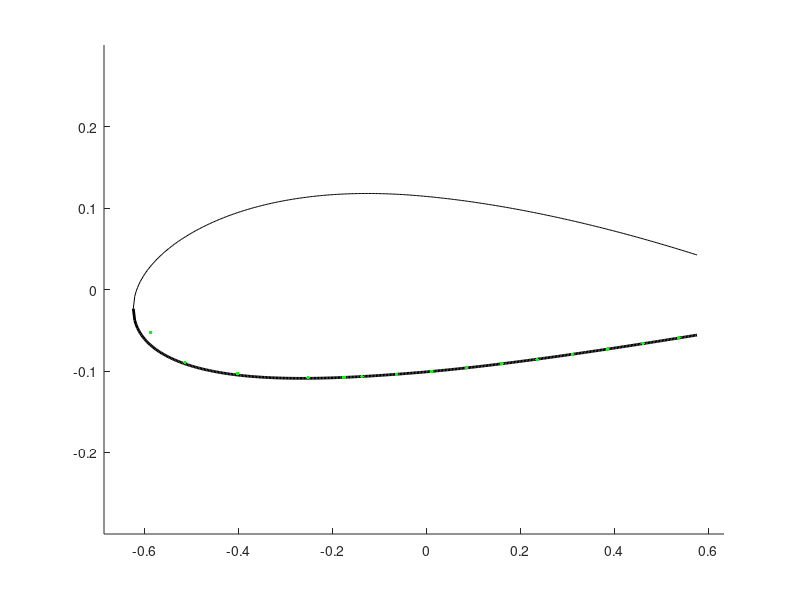

Write the MATLAB code that produced this figure. (Note: this script raises an error after producing the figure.)
function [x_c, y_c, Ixx, Iyy, Ixy, skin, spar, str, caps, x_quarterchord] = build_airfoil()


% clear all;
%% 2415 Airfoil 
m = 0.02;               % 
p = 0.4;                % max camber
t = 0.15;               % max thickness 
c = 1.5;                % chord length
nx = 500;               % number of increments
dx = c/nx;  
x = 0:dx:c;             % even spacing

%% Structural elements (arbitrary inputs for now)
skin.t = 0.002;                               % thickness of skin
spar.t = 0.01;                               % thickness of spar
str.A_upp = 5E-6;                            % area of each upper stringer
str.A_low = 5E-6;                            % area of each lower stringer
caps.A = 1E-5;                                % area of spar caps
spar.x = 0.3*1.5;                                                      % choose x location of spar
str.x_upp = [x(1), x(50), x(150), x(200), x(250),x(300), x(350)];     % choose x locations of upper stringers
str.x_low = [x(1), x(50), x(150), x(200), x(250),x(300), x(350)];     % choose x locations of lower stringers

%% Create Airfoil from equation
yc = zeros(1,nx+1);
yt = zeros(1,nx+1);
yU0 = zeros(1,nx+1);
yL0 = zeros(1,nx+1);
theta = zeros(1,nx+1);
xb = p*c;
i_xb = xb/dx + 1;  

% NACA equation source: http://www.aerospaceweb.org/question/airfoils/q0041.shtml    
for i = 1:nx+1
    yt(i) = 5*t*c*(0.2969*sqrt(x(i)/c) - 0.1260*(x(i)/c) - 0.3516*(x(i)/c)^2 + 0.2843*(x(i)/c)^3 - 0.1015*(x(i)/c)^4);
    if i <= i_xb
        yc(i) = m*x(i)/p^2*(2*p - x(i)/c);
        theta(i) = atan(2*m/p^2*(p - x(i)/c));
    else
        yc(i) = m*(c - x(i))/(1-p)^2*(1 + x(i)/c - 2*p);
        theta(i) = atan(2*m/(1-p)^2*(p-x(i)/c));
    end
    yU0(i) = yc(i) + yt(i)*cos(theta(i));
    yL0(i) = yc(i) - yt(i)*cos(theta(i));
end

% The last 20% of the chord length of the airfoil was neglected under the assumption that
% this section contained flaps and ailerons, and would therefore not support aerodynamic loads.
i_xend = round(0.8*c/dx)+1;
x = x(1:i_xend);
yU = yU0(1:i_xend);
yL = yL0(1:i_xend);

%% Spars
spar.x = [spar.x,x(end)];                    % x location of spar
spar.n = length(spar.x);                     % number of spars
spar.i = round(spar.x./dx)+1;                % index of spars  
spar.h = yU(spar.i) - yL(spar.i);            % height of spar
spar.Cy = (yU(spar.i) + yL(spar.i))/2;       % y centroid of spar  
spar.A = spar.t*spar.h;                      % area of spar
spar.y_upp = yU(spar.i);
spar.y_low = yL(spar.i);

%% Stringers
str.n_upp = length(str.x_upp);                            % number of upper stringers
str.i_upp = round(str.x_upp./dx)+1;                       % indices of upper stringers
str.n_low = length(str.x_low);                            % number of lower stringers
str.i_low = round(str.x_low./dx)+1;                       % indices of lower stringers
str.y_upp = yU(str.i_upp);
str.y_low = yL(str.i_low);

%% Nodes (based on TA's definition: node = skin and spar cap)
node.x_upp = [str.x_upp,spar.x];            % x location of upper stringers and spars
node.x_upp = sort(node.x_upp);              % sort ascending
% skin should be broken into smaller elements for higher accuracy of calculation
% break one skin element into two by adding one more node in between
skin.x_upp = zeros(1,2*length(node.x_upp)-1);
for i = 1:length(node.x_upp)-1
    skin.x_upp(2*i-1) = node.x_upp(i);
    skin.x_upp(2*i) = (node.x_upp(i) + node.x_upp(i+1))/2;
end
skin.x_upp(end) = node.x_upp(end);

skin.i_upp = round(skin.x_upp/dx)+1;       % indices of skins
skin.n_upp = length(skin.x_upp)-1;         % number of upper skins
skin.l_upp = zeros(1,skin.n_upp);          % length of upper skins
skin.A_upp = zeros(1,skin.n_upp);          % area of upper skins
skin.Cx_upp = zeros(1,skin.n_upp);         % x centroid of upper skins
skin.Cy_upp = zeros(1,skin.n_upp);         % y centroid of upper skins

for i = 1:skin.n_upp
    skin.l_upp(i) = sqrt((yU(skin.i_upp(i+1)) - yU(skin.i_upp(i)))^2 + (skin.x_upp(i+1) - skin.x_upp(i))^2);  
    skin.A_upp(i) = skin.t*skin.l_upp(i);
    skin.Cx_upp(i) = (skin.x_upp(i+1) + skin.x_upp(i))/2;
    skin.Cy_upp(i) = (yU(skin.i_upp(i+1)) + yU(skin.i_upp(i)))/2;
end

% lower nodes
node.x_low = [str.x_low,spar.x];
node.x_low = sort(node.x_low);

skin.x_low = zeros(1,2*length(node.x_low)-1);
for i = 1:length(node.x_low)-1
    skin.x_low(2*i-1) = node.x_low(i);
    skin.x_low(2*i) = (node.x_low(i) + node.x_low(i+1))/2;
end
skin.x_low(end) = node.x_low(end);

skin.i_low = round(skin.x_low/dx)+1;
skin.n_low = length(skin.x_low)-1;
skin.l_low = zeros(1,skin.n_low);
skin.A_low = zeros(1,skin.n_low);
skin.Cx_low = zeros(1,skin.n_low);
skin.Cy_low = zeros(1,skin.n_low);

for i = 1:skin.n_low
    skin.l_low(i) = sqrt((yL(skin.i_low(i+1)) - yL(skin.i_low(i)))^2 + (skin.x_low(i+1) - skin.x_low(i))^2);
    skin.A_low(i) = skin.t*skin.l_low(i);
    skin.Cx_low(i) = (skin.x_low(i+1) + skin.x_low(i))/2;
    skin.Cy_low(i) = (yL(skin.i_low(i+1)) + yL(skin.i_low(i)))/2;
end

%% Spar Caps
caps.x = spar.x;
caps.n = 2*length(caps.x);
caps.y_upp = yU(spar.i);
caps.y_low = yL(spar.i);
caps.i = round(caps.x/dx)+1;
% Centroids of caps are at the x and y locations: caps.Cy = caps.C,

%% Centroid of the overall wing section
% initial value
Cx_sum = 2*(sum(caps.x.*caps.A)) + sum(str.x_upp.*str.A_upp) + sum(str.x_low.*str.A_low) + sum(spar.x.*spar.A) ...
         + sum(skin.Cx_low.*skin.A_low) + sum(skin.Cx_upp.*skin.A_upp);
Cy_sum = sum(caps.y_low.*caps.A) + sum(caps.y_upp.*caps.A) + sum(yU(str.i_upp).*str.A_upp) + sum(yL(str.i_low).*str.A_low) ... 
         + sum(spar.Cy.*spar.A) + sum(skin.Cy_low.*skin.A_low) + sum(skin.Cy_upp.*skin.A_upp);
A_sum = caps.A*caps.n + str.A_upp*str.n_upp + str.A_low*str.n_low + sum(spar.A) + sum(skin.A_low) + sum(skin.A_upp);

Cx = Cx_sum/A_sum;
Cy = Cy_sum/A_sum;

%% Leading Edge Origin Plot
% figure
% plot(x,yU,'k',x,yL,'k','Linewidth',2);
% ylim([-0.3 0.3])
% hold on
% xlim([0,c]);
% plot(str.x_upp,yU(str.i_upp),'or',str.x_low,yL(str.i_low),'or','markersize',5);
% % plot([x(1),x(1)],[yU(i(1)),yL(i(1))],'b',[x(end),x(end)],[yU(end),yL(end)],'b','Linewidth',3);
% rectangle('Position',[x(spar.i(1))-spar.t/2, yL(spar.i(1)), spar.t, yU(spar.i(1))-yL(spar.i(1))]);
% rectangle('Position',[x(spar.i(2))-spar.t/2, yL(spar.i(2)), spar.t, yU(spar.i(2))-yL(spar.i(2))]);
% plot(spar.x,yU(spar.i),'sg',spar.x,yL(spar.i),'sg','markersize',7);
% % plot([x(end),x(end)],[yU(end),yL(end)]);
% scatter(Cx,Cy,'m*')
% ylabel('y (m)')
% xlabel('x (m)')
% grid on

%% Area moments of inertia
for i = 1:length(spar.x)
    spar.Ixx(i) = (spar.t*spar.h(i)^3)/12 + spar.A(i)*(spar.Cy(i) - Cy)^2;
    spar.Iyy(i) = (spar.h(i)*spar.t^3)/12 + spar.A(i)*(spar.x(i) - Cx)^2;
    spar.Ixy(i) = spar.A(i)*(spar.Cy(i) - Cy)*(spar.x(i) - Cx);
end

for i = 1:skin.n_upp
    skin.Ixx_upp(i) = skin.A_upp(i)*(skin.Cy_upp(i) - Cy)^2;
    skin.Iyy_upp(i) = skin.A_upp(i)*(skin.Cx_upp(i) - Cx)^2;
    skin.Ixy_upp(i) = skin.A_upp(i)*(skin.Cy_upp(i) - Cy)*(skin.Cx_upp(i) - Cx);
end

for i = 1:skin.n_low
    skin.Ixx_low(i) = skin.A_low(i)*(skin.Cy_low(i) - Cy)^2;
    skin.Iyy_low(i) = skin.A_low(i)*(skin.Cx_low(i) - Cx)^2;
    skin.Ixy_low(i) = skin.A_low(i)*(skin.Cy_low(i) - Cy)*(skin.Cx_low(i) - Cx);
end

for i = 1:str.n_upp
    str.Ixx_upp(i) = str.A_upp*(yU(str.i_upp(i)) - Cy)^2;
    str.Iyy_upp(i) = str.A_upp*(str.x_upp(i) - Cx)^2;
    str.Ixy_upp(i) = str.A_upp*(yU(str.i_upp(i)) - Cy)*(str.x_upp(i) - Cx);
end

for i = 1:str.n_low
    str.Ixx_low(i) = str.A_low*(yL(str.i_low(i)) - Cy)^2;
    str.Iyy_low(i) = str.A_low*(str.x_low(i) - Cx)^2;
    str.Ixy_low(i) = str.A_low*(yL(str.i_low(i)) - Cy)*(str.x_low(i) - Cx);
end

for i = 1:length(caps.x)
    caps.Ixx_upp(i) = caps.A*(caps.y_upp(i) - Cy)^2;
    caps.Iyy_upp(i) = caps.A*(caps.x(i) - Cx)^2;
    caps.Ixy_upp(i) = caps.A*(caps.y_upp(i) - Cy)*(caps.x(i) - Cx);
end

for i = 1:length(caps.x)
    caps.Ixx_low(i) = caps.A*(caps.y_low(i) - Cy)^2;
    caps.Iyy_low(i) = caps.A*(caps.x(i) - Cx)^2;
    caps.Ixy_low(i) = caps.A*(caps.y_low(i) - Cy)*(caps.x(i) - Cx);
end

Ixx = sum(spar.Ixx)+sum(skin.Ixx_upp)+sum(skin.Ixx_low)+sum(str.Ixx_upp)+sum(str.Ixx_low)+sum(caps.Ixx_low);
Iyy = sum(spar.Iyy)+sum(skin.Iyy_upp)+sum(skin.Iyy_low)+sum(str.Iyy_upp)+sum(str.Iyy_low)+sum(caps.Iyy_low);
Ixy = sum(spar.Ixy)+sum(skin.Ixy_upp)+sum(skin.Ixy_low)+sum(str.Ixy_upp)+sum(str.Ixy_low)+sum(caps.Ixy_low);


%%%%%%%%%%%%%%%%%%%%%%%%%%%%%%%%%%%%%%%%%%%%%%%%%%%%%%%%%%%%%%%%%%%%%%%%
%% BELOW CALCULATIONS ARE COORDINATE TRANSFORMATIONS FOR JARED's CODE %%
%%%%%%%%%%%%%%%%%%%%%%%%%%%%%%%%%%%%%%%%%%%%%%%%%%%%%%%%%%%%%%%%%%%%%%%%

%% Shift coordinate system to centroid-centered frame
% x's
spar.x_c = spar.x - Cx;
skin.x_upp_c = skin.Cx_upp - Cx;
skin.x_low_c = skin.Cx_low - Cx;
str.x_upp_c = str.x_upp - Cx;
str.x_low_c = str.x_low - Cx;
caps.x_upp_c = caps.x - Cx;
caps.x_low_c = caps.x - Cx;

% y's (Cy's are y's for point-components)
skin.y_upp_c = skin.Cy_upp - Cy;
skin.y_low_c = skin.Cy_low - Cy;
str.y_upp_c = str.y_upp - Cy;
str.y_low_c = str.y_low - Cy;
caps.y_upp_c = caps.y_upp - Cy;
caps.y_low_c = caps.y_low - Cy;

%% Make CCW coordinate system for shear flow
x_CCW = zeros(1,length(x));
yU_CCW = zeros(1,length(x));
yL_CCW = zeros(1,length(x));

for i = 1:length(x)
    x_CCW(i) = x(end - i + 1);
    yU_CCW(i) = yU(end - i + 1);
    yL_CCW(i) = yL(end - i + 1);
end
y_CCW = [yU_CCW yL_CCW(end-1:-1:1)];         
x_CCW = [x_CCW x(2:end)];

spar.i_CCW = length(x) - spar.i + 1;
spar.i_CCW = sort([spar.i_CCW, (length(x) + spar.i - 1)]); 
skin.i_CCW = length(x) - skin.i_upp + 1;
skin.i_CCW = sort([skin.i_CCW, (length(x) + skin.i_low - 1)]);
str.i_CCW  = length(x) - str.i_upp + 1;
str.i_CCW  = sort([str.i_CCW, (length(x) + str.i_low - 1)]);
caps.i_CCW = spar.i_CCW;

x_c = x_CCW - Cx;
y_c = y_CCW - Cy;

x_quarterchord = c/4 - Cx;


%% Centroid-centered plot
figure
hold on
plot(x-Cx,yU-Cy,'k',x-Cx,yL-Cy,'k','Linewidth',2);
ylim([-0.3 0.3])
xlim([1.1*(-Cx),1.1*(x(end)-Cx)]);
p.skin_upp = plot(skin.x_low_c, skin.y_low_c, 'g.', 'markersize',8);
p.skin_low = plot(skin.x_upp_c, skin.y_upp_c, 'g.','markersize',8);
p.str_upp  = plot(str.x_upp_c, str.y_upp_c, 'or', 'markersize',5);
p.str_low  = plot(str.x_low_c, str.y_low_c, 'or', 'markersize',5);
p.spar1    = plot(spar.x_c(1), 0.5*(spar.y_upp(1) + spar.y_low(1)) - Cy, 'bx', 'markersize', 8);
p.spar2    = plot(spar.x_c(2), 0.5*(spar.y_upp(2) + spar.y_low(2)) - Cy, 'bx', 'markersize', 8);
p.caps_upp = plot(caps.x_upp_c, caps.y_upp_c, 'sm', 'markersize', 10);
p.caps_low = plot(caps.x_low_c, caps.y_low_c, 'sm', 'markersize', 10);
rectangle('Position',[x(spar.i(1))-spar.t/2-Cx, yL(spar.i(1))-Cy, spar.t, yU(spar.i(1))-yL(spar.i(1))]);
rectangle('Position',[x(spar.i(2))-spar.t/2-Cx, yL(spar.i(2))-Cy, spar.t, yU(spar.i(2))-yL(spar.i(2))]);
p.centroid = plot(0,0,'r*', 'markersize', 10);
legend([p.centroid, p.skin_upp, p.str_upp, p.spar1, p.caps_upp],'Overall Centroid', 'Skin', 'Stringer', 'Spar', 'Spar Cap');
ylabel('y (m)')
xlabel('x (m)')
grid on

disp('build_airfoil complete');
